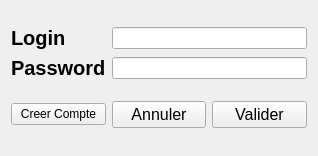
<?xml version="1.0" encoding="UTF-8"?>
<ui version="4.0">
 <class>LoginFrame</class>
 <widget class="QWidget" name="LoginFrame">
  <property name="geometry">
   <rect>
    <x>0</x>
    <y>0</y>
    <width>318</width>
    <height>156</height>
   </rect>
  </property>
  <property name="windowTitle">
   <string>Form</string>
  </property>
  <layout class="QVBoxLayout" name="verticalLayout_2" stretch="5,0">
   <item>
    <layout class="QGridLayout" name="gridLayout">
     <item row="0" column="0" rowspan="2">
      <layout class="QVBoxLayout" name="verticalLayout">
       <item>
        <widget class="QLabel" name="label">
         <property name="font">
          <font>
           <pointsize>15</pointsize>
           <weight>75</weight>
           <bold>true</bold>
          </font>
         </property>
         <property name="text">
          <string>Login</string>
         </property>
        </widget>
       </item>
       <item>
        <widget class="QLabel" name="label_2">
         <property name="font">
          <font>
           <pointsize>15</pointsize>
           <weight>75</weight>
           <bold>true</bold>
          </font>
         </property>
         <property name="text">
          <string>Password</string>
         </property>
        </widget>
       </item>
      </layout>
     </item>
     <item row="0" column="1">
      <widget class="QLineEdit" name="lineEdit"/>
     </item>
     <item row="1" column="1">
      <widget class="QLineEdit" name="lineEdit_2">
       <property name="echoMode">
        <enum>QLineEdit::Password</enum>
       </property>
      </widget>
     </item>
    </layout>
   </item>
   <item>
    <layout class="QHBoxLayout" name="horizontalLayout">
     <item>
      <widget class="QPushButton" name="CreerCompte">
       <property name="text">
        <string>Creer Compte</string>
       </property>
      </widget>
     </item>
     <item>
      <widget class="QPushButton" name="Annuler">
       <property name="font">
        <font>
         <pointsize>12</pointsize>
        </font>
       </property>
       <property name="text">
        <string>Annuler</string>
       </property>
      </widget>
     </item>
     <item>
      <widget class="QPushButton" name="Valider">
       <property name="font">
        <font>
         <pointsize>12</pointsize>
        </font>
       </property>
       <property name="text">
        <string>Valider</string>
       </property>
      </widget>
     </item>
    </layout>
   </item>
  </layout>
 </widget>
 <resources/>
 <connections/>
</ui>
